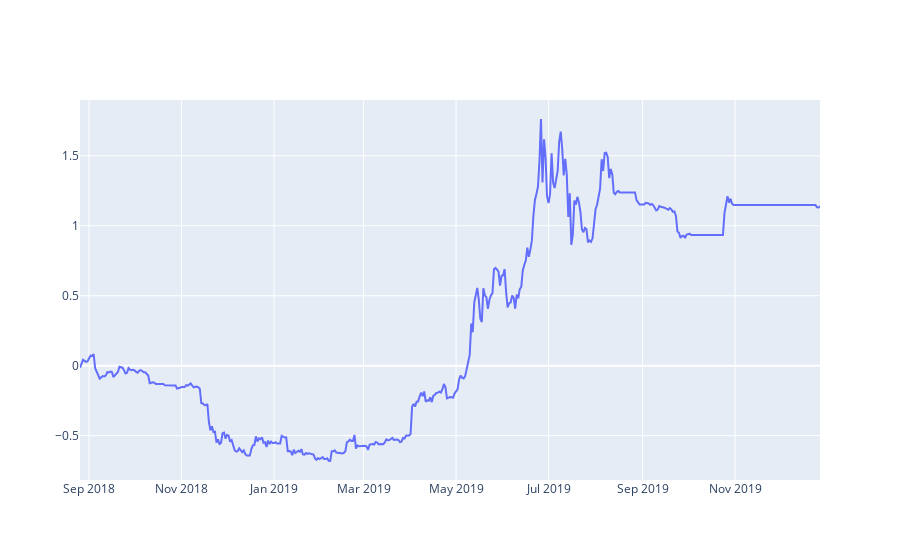
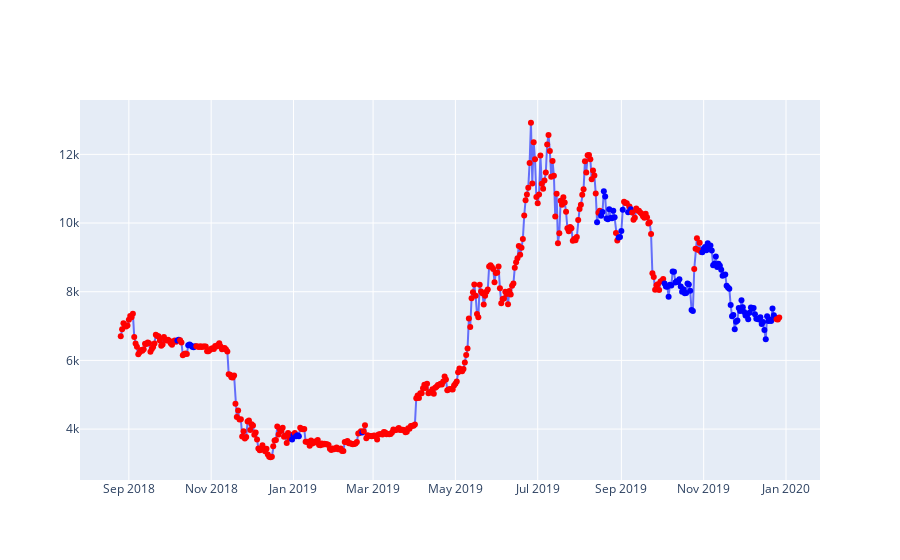

The cell these charts' notebook holds for them, in order:
### Code cell
#create labeled y_pred for pnl, confusion matrix
y_pred = model.predict(x_test)
y_pred_labeled = pd.DataFrame(y_pred, columns=[-1, 0, 1], index=index)
y_pred_labeled = y_pred_labeled.idxmax(axis=1)


from pckgs.evaluator import Evaluator
Evaluator.evaluate(y_pred_labeled, y_test_labeled, df_candle)

### Figure 1 — Plotly figure (JSON) as saved in the notebook; plotly's stock layout.template omitted (floating-point values rounded to 4 significant figures; data arrays with more than 128 entries replaced by an {"elided": "..."} marker saying what was removed)
{"data": [{"type": "scatter", "x": {"elided": "489 str values"}, "y": {"elided": "489 float values"}}], "layout": {}}

### Figure 2 — Plotly figure (JSON) as saved in the notebook; plotly's stock layout.template omitted (floating-point values rounded to 4 significant figures; data arrays with more than 128 entries replaced by an {"elided": "..."} marker saying what was removed)
{"data": [{"marker": {"color": {"elided": "489 int values"}, "colorscale": [[0.0, "rgb(0,0,255)"], [1.0, "rgb(255,0,0)"]]}, "mode": "lines+markers", "text": {"elided": "489 float values"}, "type": "scatter", "x": {"elided": "489 str values"}, "y": {"elided": "489 float values"}}], "layout": {}}
